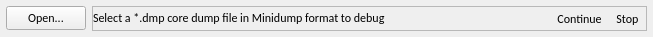
<?xml version="1.0" encoding="UTF-8"?>
<ui version="4.0">
 <class>Form</class>
 <widget class="QWidget" name="Form">
  <property name="geometry">
   <rect>
    <x>0</x>
    <y>0</y>
    <width>653</width>
    <height>36</height>
   </rect>
  </property>
  <property name="sizePolicy">
   <sizepolicy hsizetype="Preferred" vsizetype="Fixed">
    <horstretch>0</horstretch>
    <verstretch>0</verstretch>
   </sizepolicy>
  </property>
  <property name="maximumSize">
   <size>
    <width>16777215</width>
    <height>36</height>
   </size>
  </property>
  <property name="font">
   <font>
    <family>Calibri</family>
   </font>
  </property>
  <property name="windowTitle">
   <string>Form</string>
  </property>
  <layout class="QHBoxLayout" name="horizontalLayout_3">
   <property name="leftMargin">
    <number>6</number>
   </property>
   <property name="topMargin">
    <number>6</number>
   </property>
   <property name="rightMargin">
    <number>6</number>
   </property>
   <property name="bottomMargin">
    <number>6</number>
   </property>
   <item>
    <widget class="QPushButton" name="btnOpen">
     <property name="text">
      <string>Open...</string>
     </property>
    </widget>
   </item>
   <item>
    <widget class="QFrame" name="frameProcess">
     <property name="frameShape">
      <enum>QFrame::StyledPanel</enum>
     </property>
     <property name="frameShadow">
      <enum>QFrame::Raised</enum>
     </property>
     <layout class="QHBoxLayout" name="horizontalLayout">
      <property name="spacing">
       <number>0</number>
      </property>
      <property name="leftMargin">
       <number>0</number>
      </property>
      <property name="topMargin">
       <number>0</number>
      </property>
      <property name="rightMargin">
       <number>0</number>
      </property>
      <property name="bottomMargin">
       <number>0</number>
      </property>
      <item>
       <widget class="QLabel" name="labelFilename">
        <property name="sizePolicy">
         <sizepolicy hsizetype="Expanding" vsizetype="Preferred">
          <horstretch>0</horstretch>
          <verstretch>0</verstretch>
         </sizepolicy>
        </property>
        <property name="text">
         <string>Select a *.dmp core dump file in Minidump format to debug</string>
        </property>
        <property name="textInteractionFlags">
         <set>Qt::LinksAccessibleByMouse|Qt::TextSelectableByMouse</set>
        </property>
       </widget>
      </item>
      <item>
       <widget class="QToolButton" name="btnContinue">
        <property name="text">
         <string>Continue</string>
        </property>
        <property name="icon">
         <iconset resource="resource.qrc">
          <normaloff>:/action/images/vswin2019/Run_16x.svg</normaloff>:/action/images/vswin2019/Run_16x.svg</iconset>
        </property>
        <property name="autoRaise">
         <bool>true</bool>
        </property>
       </widget>
      </item>
      <item>
       <widget class="QToolButton" name="btnStop">
        <property name="text">
         <string>Stop</string>
        </property>
        <property name="icon">
         <iconset resource="resource.qrc">
          <normaloff>:/action/images/vswin2019/Stop_16x.svg</normaloff>:/action/images/vswin2019/Stop_16x.svg</iconset>
        </property>
        <property name="autoRaise">
         <bool>true</bool>
        </property>
       </widget>
      </item>
     </layout>
    </widget>
   </item>
  </layout>
 </widget>
 <resources>
  <include location="resource.qrc"/>
 </resources>
 <connections/>
</ui>
